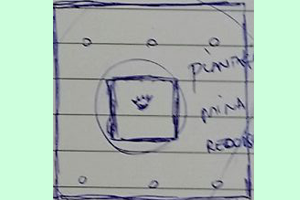

This is a level from a 2D game, rendered from its Tiled map with the project's own tilesets. A one-line summary and the complete map file follow:
An orthogonal 30x20 tile map with 10x10 px tiles, 1 tile layer (Camada de Tiles 1).

<map version="1.0" orientation="orthogonal" renderorder="right-down" width="30" height="20" tilewidth="10" tileheight="10" nextobjectid="1">
 <tileset firstgid="1" name="casa" tilewidth="10" tileheight="10" tilecount="600" columns="30">
  <image source="casa.png" width="300" height="200" />
 </tileset>
 <layer name="Camada de Tiles 1" width="30" height="20">
  <data encoding="csv">
1,2,3,4,5,6,7,8,9,10,11,12,13,14,15,16,17,18,19,20,21,22,23,24,25,26,27,28,29,30,
31,32,33,34,35,36,37,38,39,40,41,42,43,44,45,46,47,48,49,50,51,52,53,54,55,56,57,58,59,60,
61,62,63,64,65,66,67,68,69,70,71,72,73,74,75,76,77,78,79,80,81,82,83,84,85,86,87,88,89,90,
91,92,93,94,95,96,97,98,99,100,101,102,103,104,105,106,107,108,109,110,111,112,113,114,115,116,117,118,119,120,
121,122,123,124,125,126,127,128,129,130,131,132,133,134,135,136,137,138,139,140,141,142,143,144,145,146,147,148,149,150,
151,152,153,154,155,156,157,158,159,160,161,162,163,164,165,166,167,168,169,170,171,172,173,174,175,176,177,178,179,180,
181,182,183,184,185,186,187,188,189,190,191,192,193,194,195,196,197,198,199,200,201,202,203,204,205,206,207,208,209,210,
211,212,213,214,215,216,217,218,219,220,221,222,223,224,225,226,227,228,229,230,231,232,233,234,235,236,237,238,239,240,
241,242,243,244,245,246,247,248,249,250,251,252,253,254,255,256,257,258,259,260,261,262,263,264,265,266,267,268,269,270,
271,272,273,274,275,276,277,278,279,280,281,282,283,284,285,286,287,288,289,290,291,292,293,294,295,296,297,298,299,300,
301,302,303,304,305,306,307,308,309,310,311,312,313,314,315,316,317,318,319,320,321,322,323,324,325,326,327,328,329,330,
331,332,333,334,335,336,337,338,339,340,341,342,343,344,345,346,347,348,349,350,351,352,353,354,355,356,357,358,359,360,
361,362,363,364,365,366,367,368,369,370,371,372,373,374,375,376,377,378,379,380,381,382,383,384,385,386,387,388,389,390,
391,392,393,394,395,396,397,398,399,400,401,402,403,404,405,406,407,408,409,410,411,412,413,414,415,416,417,418,419,420,
421,422,423,424,425,426,427,428,429,430,431,432,433,434,435,436,437,438,439,440,441,442,443,444,445,446,447,448,449,450,
451,452,453,454,455,456,457,458,459,460,461,462,463,464,465,466,467,468,469,470,471,472,473,474,475,476,477,478,479,480,
481,482,483,484,485,486,487,488,489,490,491,492,493,494,495,496,497,498,499,500,501,502,503,504,505,506,507,508,509,510,
511,512,513,514,515,516,517,518,519,520,521,522,523,524,525,526,527,528,529,530,531,532,533,534,535,536,537,538,539,540,
541,542,543,544,545,546,547,548,549,550,551,552,553,554,555,556,557,558,559,560,561,562,563,564,565,566,567,568,569,570,
571,572,573,574,575,576,577,578,579,580,581,582,583,584,585,586,587,588,589,590,591,592,593,594,595,596,597,598,599,600
</data>
 </layer>
</map>